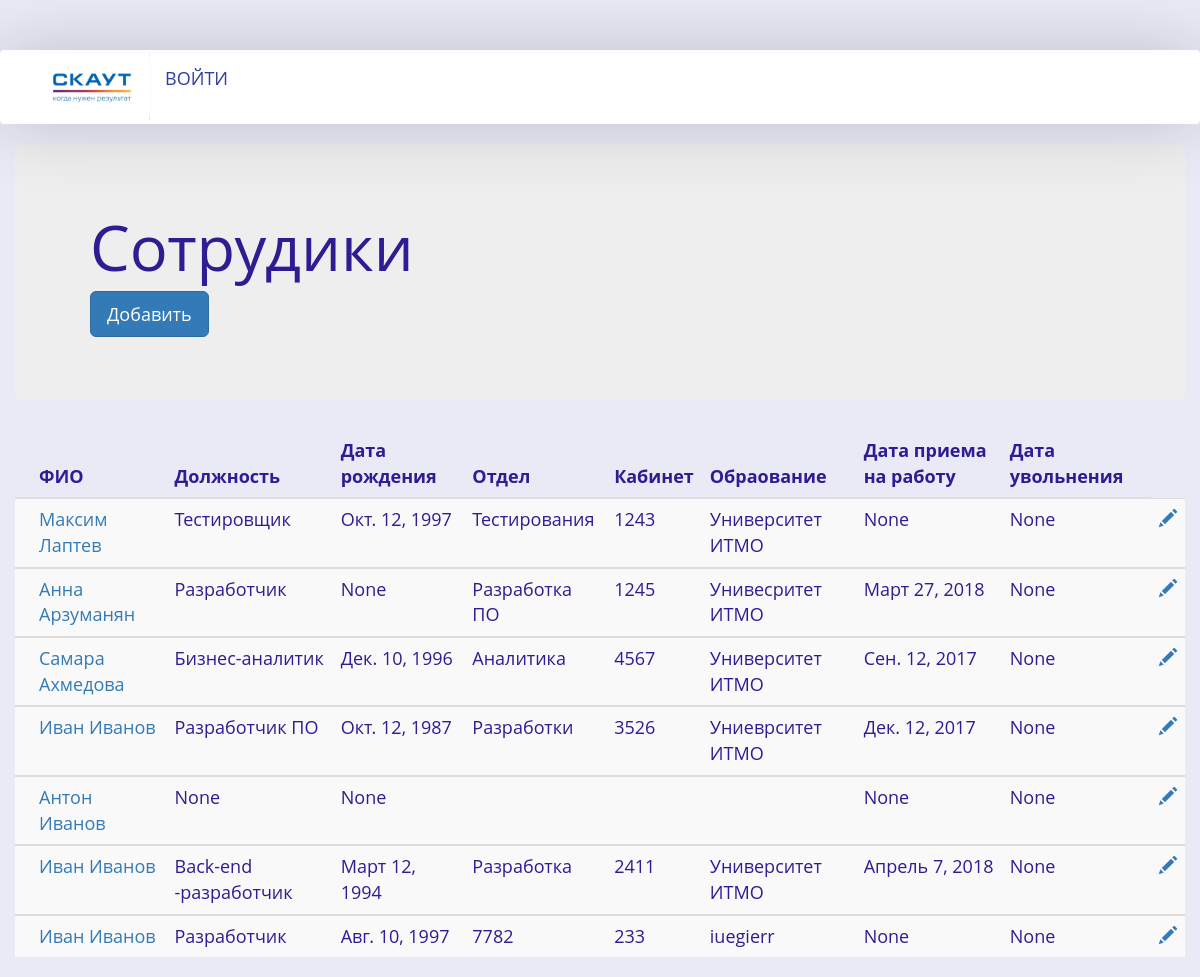
/employees/, run on the app's committed database.
### cmp/models.py (models this page shows, shortened)
class Employee(models.Model):
    user = models.OneToOneField(settings.AUTH_USER_MODEL,on_delete=models.CASCADE,)
    is_active = models.BooleanField(default=True, verbose_name='Действующий')
    education = models.TextField(max_length=500, blank=True, verbose_name='Образование')
    job_discription = models.TextField(max_length=500, blank=True, verbose_name='Опыт работы')
    location = models.CharField(max_length=30, blank=True, verbose_name='Локация')
    birth_date = models.DateField(null=True, blank=True, verbose_name='Дата рождения')
    department = models.CharField(max_length=30, blank=True, verbose_name='Отдел')
    date_applyied = models.DateField(null=True, blank=True, verbose_name='Дата приема на работу')
    date_retired = models.DateField(null=True, blank=True, verbose_name='Дата увольнения')
    job = models.ForeignKey(Job,blank = True, null=True, help_text='Укажите должность сотрудника', verbose_name='Должность',on_delete=models.CASCADE,)
    avatar = models.ImageField(upload_to='avatars/', blank=True)

class Job(models.Model):
    name = models.CharField(max_length=30, blank=True, verbose_name='Название')
    is_active = models.BooleanField(default=True, verbose_name='Действующий')
    discription = models.TextField(max_length=500, blank=True, verbose_name='Описание')
    knowledge = models.ManyToManyField(Knowledge, related_name = 'know_list', verbose_name='Знания')
    proficiency = models.ManyToManyField(Proficiency, related_name = 'prof_list',verbose_name='Умения')
    skills = models.ManyToManyField(Skills, related_name = 'skills_list',verbose_name='Навыки')
    def __str__(self):
        return self.name

### cmp/views.py (the view)
# urls.py: url(r'^employees/$', views.EmployeesListView.as_view(), name = 'employees'),
class EmployeesListView(generic.ListView):
    model = Employee
    def get_queryset(self):
        return Employee.objects.all()

### cmp/templates/cmp/employee_list.html (shortened to what this page needs)
{% extends "base_generic.html" %}
{% block content %}
<div class="jumbotron">
    <div class="container">
      <h1>Сотрудики</h1>
      <p><a class="btn btn-primary btn-lg" href="{% url 'register' %}" role="button"> Добавить</a></p>
    </div>
  </div>
 {% if employee_list %}
          <div class="table-responsive">
            <table class="table table-striped table-sm">
              <thead>
                <tr>
                  <th></th>
                  <th>ФИО</th>
                  <th>Должность</th>
                  <th>Дата рождения</th>
                  <th>Отдел</th>
                  <th>Кабинет</th>
                  <th>Обраование</th>
                  <th>Дата приема на работу</th>
                  <th>Дата увольнения</th>
                </tr>
              </thead>
              <tbody>
              {% for employee in employee_list %}
                <tr>
                <td></td>
                  <td><a  href="{% url 'profile' pk=employee.pk %}">{{ employee.user.get_full_name }}</a></td>
                  <td>{{ employee.job }}</td>
                  <td>{{ employee.birth_date }}</td>
                  <td>{{ employee.department }}</td>
                  <td>{{ employee.location }}</td>
                  <td>{{ employee.education }}</td>
                  <td>{{ employee.date_applyied }}</td>
                  <td>{{ employee.date_retired }}</td>
                  <td><a  href="{% url 'post_edit' pk=employee.pk %}"><span class="glyphicon glyphicon-pencil"></span></a></td>
                </tr>
              </tbody>
              {% endfor %}
            </table>
          </div>
</div>
</div>
    {% else %}
      <p>Еще не зарегестрировано ни одного сотрудника.</p>
    {% endif %}
{% endblock %}

### cmp/templates/base_generic.html (shortened to what this page needs)
<!DOCTYPE html>
<html lang="en">
  <head>
  <link rel="stylesheet" href="https://maxcdn.bootstrapcdn.com/bootstrap/3.3.7/css/bootstrap.min.css">
  {% load static %}
  <link rel="stylesheet" href="{% static 'css/styles.css' %}">
</head>
<body>
    <header>
    <nav class="navbar navbar-default menu">
      <div class="container">
        <div class="navbar-header">
          {% load static %}
           <a class="navbar-brand-right" href="{% url 'index' %}"><img src="{% static 'img/logo.jpg'%}" height="120" width="120"></a>
        </div>
        <div class="collapse navbar-collapse" id="bs-example-navbar-collapse-1">
        <ul class="nav navbar-nav">
          {% if user.is_authenticated %}
            <li>{{ user.get_full_name }}</li>
            <li><a href="{% url 'logout'%}?next={{request.path}}">Выйти</a></li>
          {% else %}
            <li><a href="{% url 'login'%}?next={{request.path}}">Войти</a></li>
          {% endif %}
          </ul>
        </div>
      </div>
    </nav>
  </header>
      <div class="content container">
            <div class="row">
            {% block content %}{% endblock %}
  </body>
</html>

### cmp/static/css/styles.css (style rules this page uses)
body { font-family: 'Open Sans', sans-serif; font-size: 18px; color: #311b92; background: #e8eaf6; font-weight: normal; }
img { max-width: 100%; height: auto; }
header { margin: 50px 0 5px; }
.menu { background: #fefefe; border: 0; box-shadow: 0 0 70px rgba(0, 0, 0, .19); padding: 3px 0; }
.navbar-default .navbar-nav > li > a { color: #303f9f; font-size: 18px; text-transform: uppercase; }

### data on the page
Employee: user.get_full_name "Максим Лаптев", job "Тестировщик", birth_date "Окт. 12, 1997", department "Тестирования", location "1243", education "Университет ИТМО", date_applyied "None", date_retired "None"
Employee: user.get_full_name "Анна Арзуманян", job "Разработчик", birth_date "None", department "Разработка ПО", location "1245", education "Унивесритет ИТМО", date_applyied "Март 27, 2018", date_retired "None"
Employee: user.get_full_name "Самара Ахмедова", job "Бизнес-аналитик", birth_date "Дек. 10, 1996", department "Аналитика", location "4567", education "Университет ИТМО", date_applyied "Сен. 12, 2017", date_retired "None"
Employee: user.get_full_name "Иван Иванов", job "Разработчик ПО", birth_date "Окт. 12, 1987", department "Разработки", location "3526", education "Униеврситет ИТМО", date_applyied "Дек. 12, 2017", date_retired "None"
Employee: user.get_full_name "Антон Иванов", job "None", birth_date "None", date_applyied "None", date_retired "None"
Employee: user.get_full_name "Иван Иванов", job "Back-end -разработчик", birth_date "Март 12, 1994", department "Разработка", location "2411", education "Университет ИТМО", date_applyied "Апрель 7, 2018", date_retired "None"
Employee: user.get_full_name "Иван Иванов", job "Разработчик", birth_date "Авг. 10, 1997", department "7782", location "233", education "iuegierr", date_applyied "None", date_retired "None"
